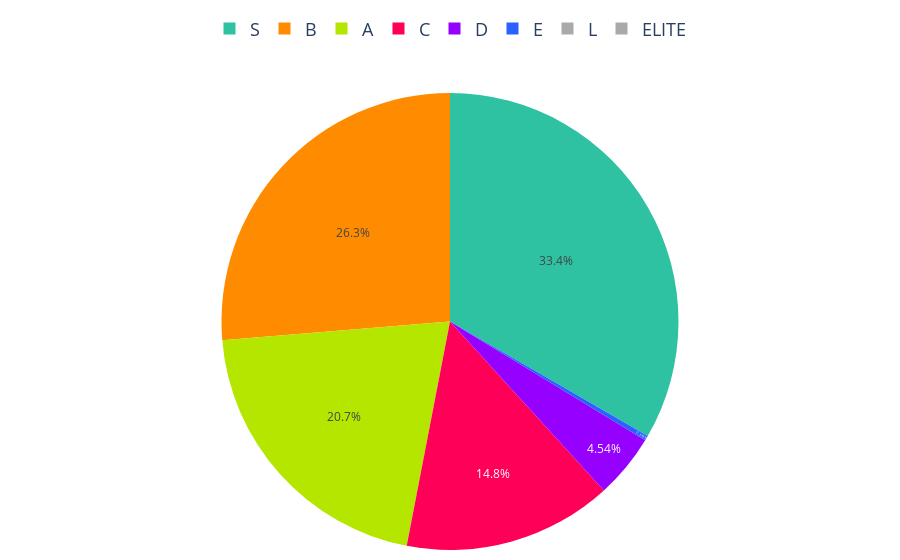

The cell this chart's notebook holds for it:
### Code cell
orden_segmentos=["E", "D", "C", "B","A", "S", "L",'ELITE' ]

# Asegurar que la columna de segmentos tenga el orden deseado
resultados['segmento'] = pd.Categorical(resultados['segmento'], categories=orden_segmentos, ordered=True)

# Reordenar el DataFrame según el orden de los segmentos
resultados = resultados.sort_values('segmento', ascending=False)
segmentos = resultados['segmento']
porcentajes_totales = resultados['porcentaje_del_total']

# Definir los colores por clase
colores = ['#2962ff', '#9500ff', '#ff0059', '#ff8c00', '#b4e600', '#2EC2A2','#E50CB6','#4225CF','#2CBA4D']

# Crear un diccionario de colores con todos los segmentos, asignando gris a los que no tienen porcentaje
colores_segmentos = {segmento: colores[i] if segmento in segmentos.values else '#A9A9A9' 
                     for i, segmento in enumerate(orden_segmentos)}

# Crear lista de colores y valores en el orden especificado
colores_ordenados = [colores_segmentos.get(segmento, '#A9A9A9') for segmento in orden_segmentos]
valores_ordenados = [porcentajes_totales[segmentos == segmento].sum() if segmento in segmentos.values else 0 for segmento in orden_segmentos]

# Crear gráfico de pastel
fig = go.Figure(data=[go.Pie(
    labels=orden_segmentos, 
    values=valores_ordenados, 
    marker=dict(colors=colores_ordenados)
)])

# Configuración de texto dentro del gráfico
fig.update_traces(
    textinfo='percent',  # Mostrar porcentaje y etiquetas
    textposition='inside'     # Ubicar texto dentro de las secciones
)

# Configuración de la leyenda
fig.update_layout(
    margin=dict(l=10, r=10, t=10, b=10),  # Ajusta los márgenes
    legend=dict(                  # Personaliza la leyenda
        x=0.5,  # Posición horizontal centrada
        y=1.1,  # Posición vertical ajustada al top
        font=dict(size=18),  # Tamaño de la fuente
        xanchor='center',  # Ancla en el centro horizontal
        yanchor='bottom',  # Ancla en la parte inferior de la leyenda
        orientation='h'  # Cambiar orientación de la leyenda a horizontal
    ), autosize=True,
     xaxis=dict(tickangle=45),  # Ajusta el ángulo de los ticks en el eje X
    yaxis=dict(tickangle=45),   # Ajusta el ángulo de los ticks en el eje Y
    showlegend=True              # Mostrar la leyenda
)

# Exportar gráfica como archivo HTML
def guardar_grafico_como_html(fig, nombre_archivo, carpeta='assets/graficas'):
    if not os.path.exists(carpeta):
        os.makedirs(carpeta)
    
    # Configuración para desactivar herramientas no deseadas
    config = {
        'displaylogo': False,  # Ocultar el logo de Plotly
        'modeBarButtonsToRemove': [
            'toImage',       # Botón para guardar como imagen
            'select2d',      # Box select
            'lasso2d',       # Lasso select
            'resetScale2d',  # Reset Axes
        ]
    }
    # Exportar el gráfico con configuración
    pio.write_html(fig, f'{carpeta}/{nombre_archivo}.html', config=config)

# Exportar el gráfico
guardar_grafico_como_html(fig, 'g_pie_dist_propiedades_segmento_2023', carpeta='assets/graficas')

# Mostrar el gráfico
fig.show()

### Figure 1 — Plotly figure (JSON) as saved in the notebook; plotly's stock layout.template omitted (floating-point values rounded to 4 significant figures)
{"data": [{"labels": ["E", "D", "C", "B", "A", "S", "L", "ELITE"], "marker": {"colors": ["#2962ff", "#9500ff", "#ff0059", "#ff8c00", "#b4e600", "#2EC2A2", "#A9A9A9", "#A9A9A9"]}, "textinfo": "percent", "textposition": "inside", "type": "pie", "values": [0.3435, 4.541, 14.79, 26.31, 20.66, 33.35, 0, 0]}], "layout": {"autosize": true, "legend": {"font": {"size": 18}, "orientation": "h", "x": 0.5, "xanchor": "center", "y": 1.1, "yanchor": "bottom"}, "margin": {"b": 10, "l": 10, "r": 10, "t": 10}, "showlegend": true, "xaxis": {"tickangle": 45}, "yaxis": {"tickangle": 45}}}
